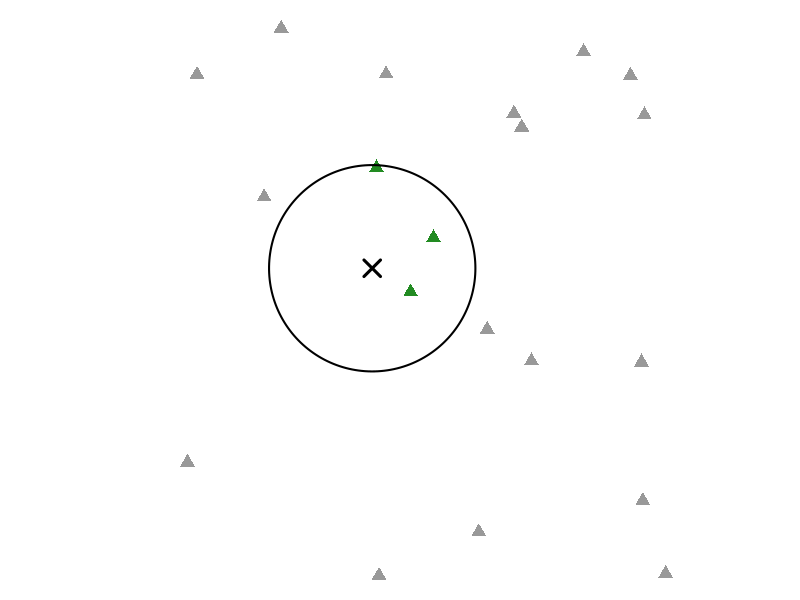
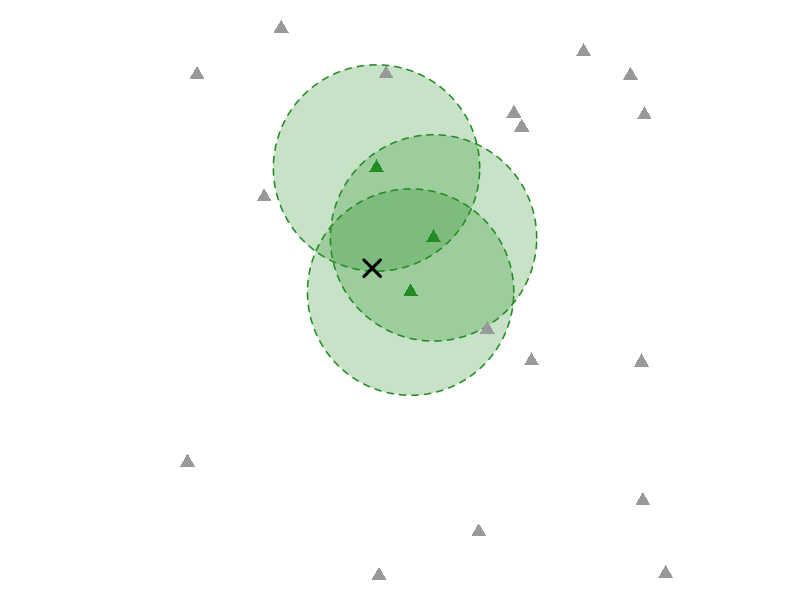
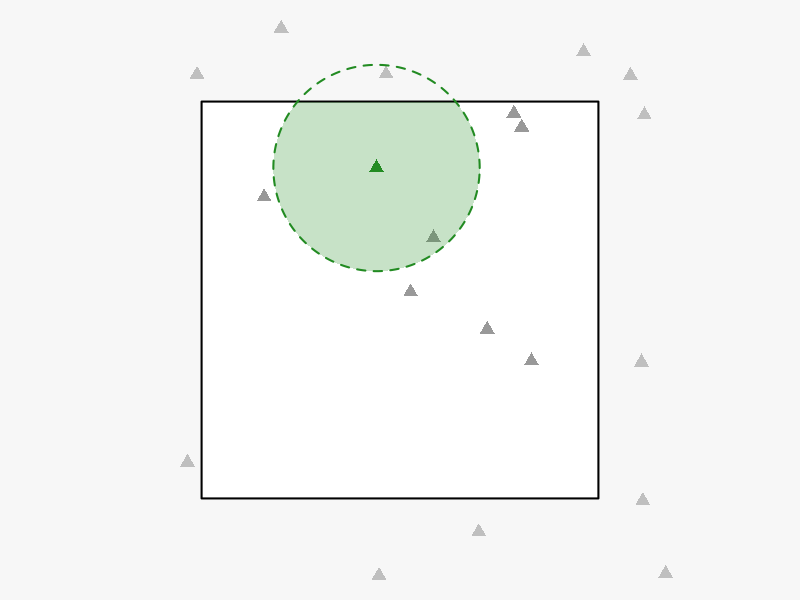
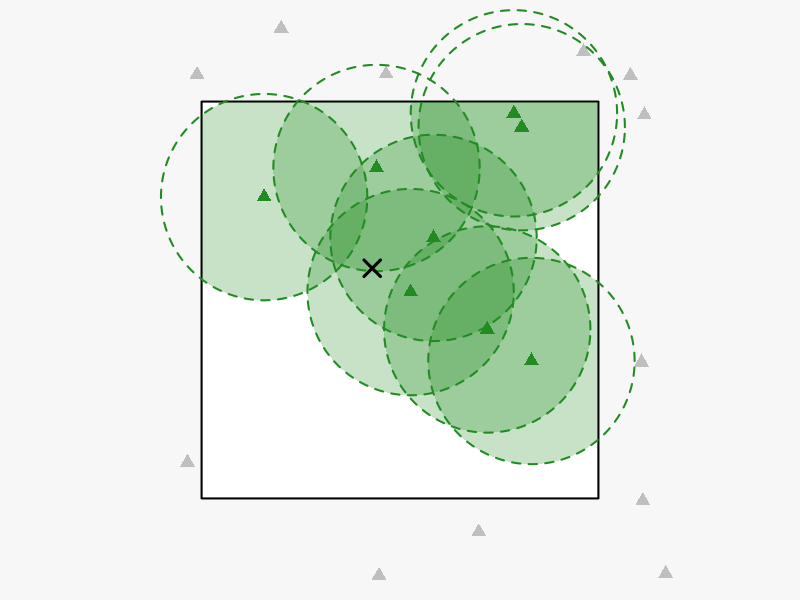

These charts were generated, in order, by the following R code:
## ---- chunk 1
#| include: false
knitr::opts_chunk$set(fig.width=7,fig.height=7,fig.align="center", dev="png",dpi=220,out.width="100%")
set.seed(42)
xlim<-c(-2,12)
ylim<-c(-2,12)
forest_xlim <- c(0,10)
forest_ylim <- c(0,10)
n_trees<-20
trees<-data.frame(x=runif(n_trees,-2,12),y=runif(n_trees,-2,12))
sample_point<-c(x=4.3,y=5.8)
r<-2.6
theta<-seq(0,2*pi,length.out=200)
selected<-sqrt((trees$x-sample_point["x"])^2+(trees$y-sample_point["y"])^2)<=r
draw_circle<-function(cx,cy,rad,...){
 lines(cx+rad*cos(theta),cy+rad*sin(theta),...)
}
## ---- chunk 2
par(mar=c(0,0,0,0))
plot(trees$x,trees$y,type="n",xlim=xlim,ylim=ylim,axes=FALSE,asp=1,xlab="",ylab="")
points(trees$x[!selected],trees$y[!selected],pch=17,col="gray60",cex=1.5)
points(trees$x[selected],trees$y[selected],pch=17,col="forestgreen",cex=1.5)
draw_circle(sample_point["x"],sample_point["y"],r,col="black",lwd=2)
points(sample_point["x"],sample_point["y"],pch=4,col="black",cex=2.2,lwd=3)
## ---- chunk 3
par(mar=c(0,0,0,0))
plot(trees$x,trees$y,type="n",xlim=xlim,ylim=ylim,axes=FALSE,asp=1,xlab="",ylab="")
for(i in which(selected)){
 xx<-trees$x[i]+r*cos(theta)
 yy<-trees$y[i]+r*sin(theta)
 polygon(xx,yy,col=adjustcolor("forestgreen",alpha.f=.25),border=NA)
 lines(xx,yy,col="forestgreen",lwd=1.5,lty=2)
}
points(trees$x[!selected],trees$y[!selected],pch=17,col="gray60",cex=1.5)
points(trees$x[selected],trees$y[selected],pch=17,col="forestgreen",cex=1.5)
points(sample_point["x"],sample_point["y"],pch=4,col="black",cex=2.2,lwd=3)
## ---- chunk 4
#| dev.args:
#|   bg: "transparent"
par(mar=c(0,0,0,0),xpd=NA)
plot(trees$x,trees$y,type="n",xlim=xlim,ylim=ylim,axes=FALSE,asp=1,xlab="",ylab="")
dist<-pmin(trees$x-xlim[1],xlim[2]-trees$x,trees$y-ylim[1],ylim[2]-trees$y)
sel<-which(selected); border_i<-sel[which.min(dist[sel])]
points(trees$x[-border_i],trees$y[-border_i],pch=17,col="gray60",cex=1.5)
points(trees$x[border_i],trees$y[border_i],pch=17,col="forestgreen",cex=1.5)
usr<-par("usr"); shade<-adjustcolor("grey93",alpha.f=.45)
rect(usr[1],usr[3],forest_xlim[1],usr[4],col=shade,border=NA)
rect(forest_xlim[2],usr[3],usr[2],usr[4],col=shade,border=NA)
rect(forest_xlim[1],usr[3],forest_xlim[2],forest_ylim[1],col=shade,border=NA)
rect(forest_xlim[1],forest_ylim[2],forest_xlim[2],usr[4],col=shade,border=NA)
rect(forest_xlim[1],forest_ylim[1],forest_xlim[2],forest_ylim[2],border="black",lwd=2)
xx<-trees$x[border_i]+r*cos(theta)
yy<-trees$y[border_i]+r*sin(theta)
clip(forest_xlim[1],forest_xlim[2],forest_ylim[1],forest_ylim[2])
polygon(xx,yy,col=adjustcolor("forestgreen",alpha.f=.25),border=NA)
do.call("clip",as.list(usr))
lines(xx,yy,col="forestgreen",lwd=2,lty=2)
points(trees$x[border_i],trees$y[border_i],pch=17,bg="white",col="forestgreen",cex=1.5,lwd=2)
## ---- chunk 5
#| dev.args:
#|   bg: "transparent"
par(mar=c(0,0,0,0),xpd=NA)
plot(trees$x,trees$y,type="n",xlim=xlim,ylim=ylim,axes=FALSE,asp=1,xlab="",ylab="")
in_box <- (trees$x >= forest_xlim[1] & trees$x <= forest_xlim[2]) & (trees$y >= forest_ylim[1] & trees$y <= forest_ylim[2])
dist<-pmin(trees$x-xlim[1],xlim[2]-trees$x,trees$y-ylim[1],ylim[2]-trees$y)
sel<-which(selected); border_i<-sel[which.min(dist[sel])]
points(trees$x[!selected],trees$y[!selected],pch=17,col="gray60",cex=1.5)
points(trees$x[in_box],trees$y[in_box],pch=17,col="black",cex=1.5)
usr<-par("usr"); shade<-adjustcolor("grey93",alpha.f=.45)
rect(usr[1],usr[3],forest_xlim[1],usr[4],col=shade,border=NA)
rect(forest_xlim[2],usr[3],usr[2],usr[4],col=shade,border=NA)
rect(forest_xlim[1],usr[3],forest_xlim[2],forest_ylim[1],col=shade,border=NA)
rect(forest_xlim[1],forest_ylim[2],forest_xlim[2],usr[4],col=shade,border=NA)
rect(forest_xlim[1],forest_ylim[1],forest_xlim[2],forest_ylim[2],border="black",lwd=2)

for(i in which(in_box)){
xx<-trees$x[i]+r*cos(theta)
yy<-trees$y[i]+r*sin(theta)
clip(forest_xlim[1],forest_xlim[2],forest_ylim[1],forest_ylim[2])
polygon(xx,yy,col=adjustcolor("forestgreen",alpha.f=.25),border=NA)
do.call("clip",as.list(usr))
points(trees$x[in_box],trees$y[in_box],pch=17,bg="white",col="forestgreen",cex=1.5,lwd=2)  
}

for(i in which(in_box)){
xx<-trees$x[i]+r*cos(theta)
yy<-trees$y[i]+r*sin(theta)
clip(forest_xlim[1],forest_xlim[2],forest_ylim[1],forest_ylim[2])
# polygon(xx,yy,col=adjustcolor("forestgreen",alpha.f=.25),border=NA)
do.call("clip",as.list(usr))
lines(xx,yy,col="forestgreen",lwd=2,lty=2)
}
points(sample_point["x"],sample_point["y"],pch=4,col="black",cex=2.2,lwd=3)
